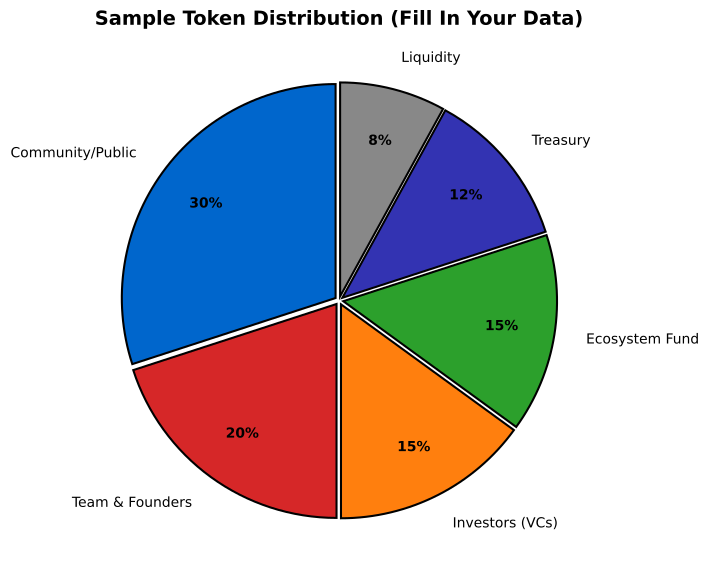

Here is the Python script that generated this plot:
"""Sample Token Distribution Template"""
import matplotlib.pyplot as plt
from pathlib import Path

plt.rcParams.update({'font.size': 14, 'figure.figsize': (10, 6), 'figure.dpi': 150})
MLBLUE, MLORANGE, MLGREEN, MLRED, MLPURPLE = '#0066CC', '#FF7F0E', '#2CA02C', '#D62728', '#3333B2'

fig, ax = plt.subplots(figsize=(10, 6))

categories = ['Community/Public', 'Team & Founders', 'Investors (VCs)', 'Ecosystem Fund', 'Treasury', 'Liquidity']
sizes = [30, 20, 15, 15, 12, 8]
colors = [MLBLUE, MLRED, MLORANGE, MLGREEN, MLPURPLE, '#888888']
explode = (0.02, 0.02, 0.02, 0.02, 0.02, 0.02)

wedges, texts, autotexts = ax.pie(sizes, explode=explode, labels=categories, colors=colors,
                                   autopct='%1.0f%%', startangle=90,
                                   pctdistance=0.75, labeldistance=1.15,
                                   wedgeprops={'edgecolor': 'black', 'linewidth': 1.5})

for text in texts:
    text.set_fontsize(10)
for autotext in autotexts:
    autotext.set_fontsize(10)
    autotext.set_fontweight('bold')

ax.set_title('Sample Token Distribution (Fill In Your Data)', fontweight='bold', fontsize=14)
plt.tight_layout()
plt.savefig(Path(__file__).parent / 'chart.pdf', bbox_inches='tight', dpi=300)
plt.close()
